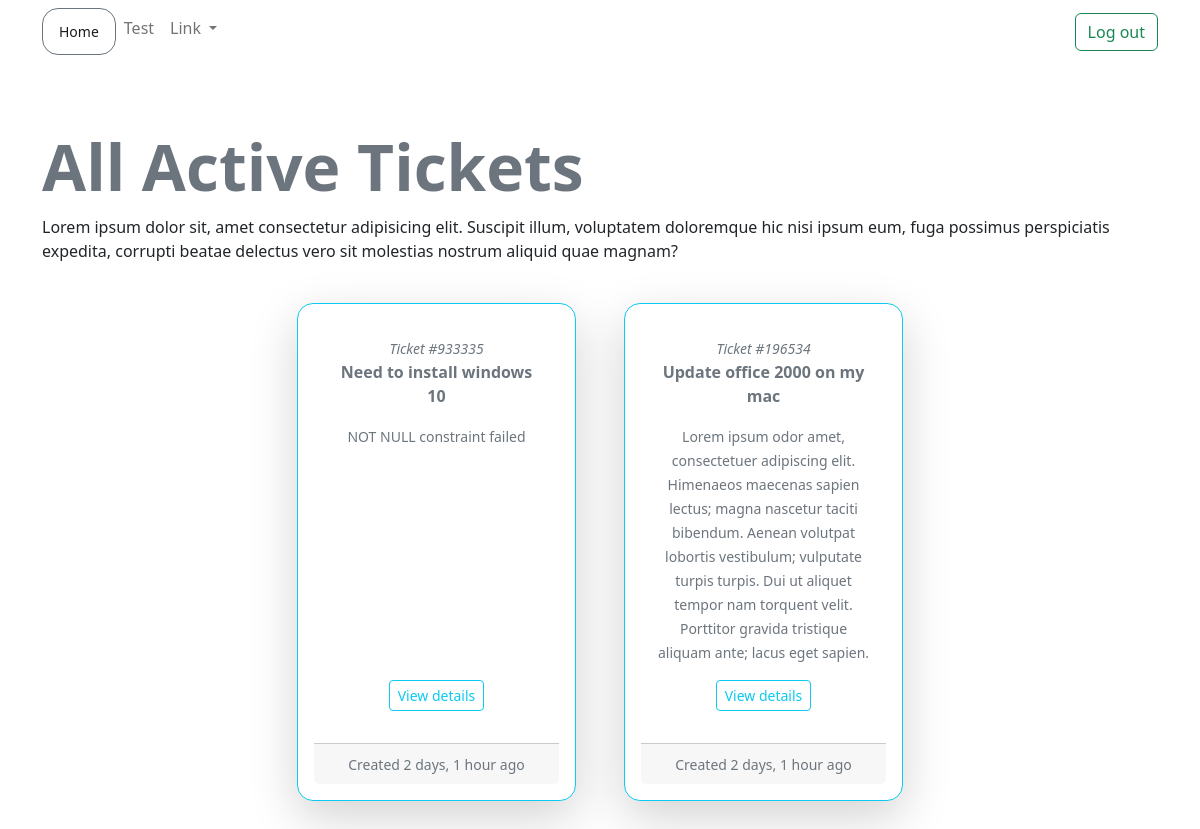
/ticket/all-active-tickets/, run on an earlier commit of the app's database.
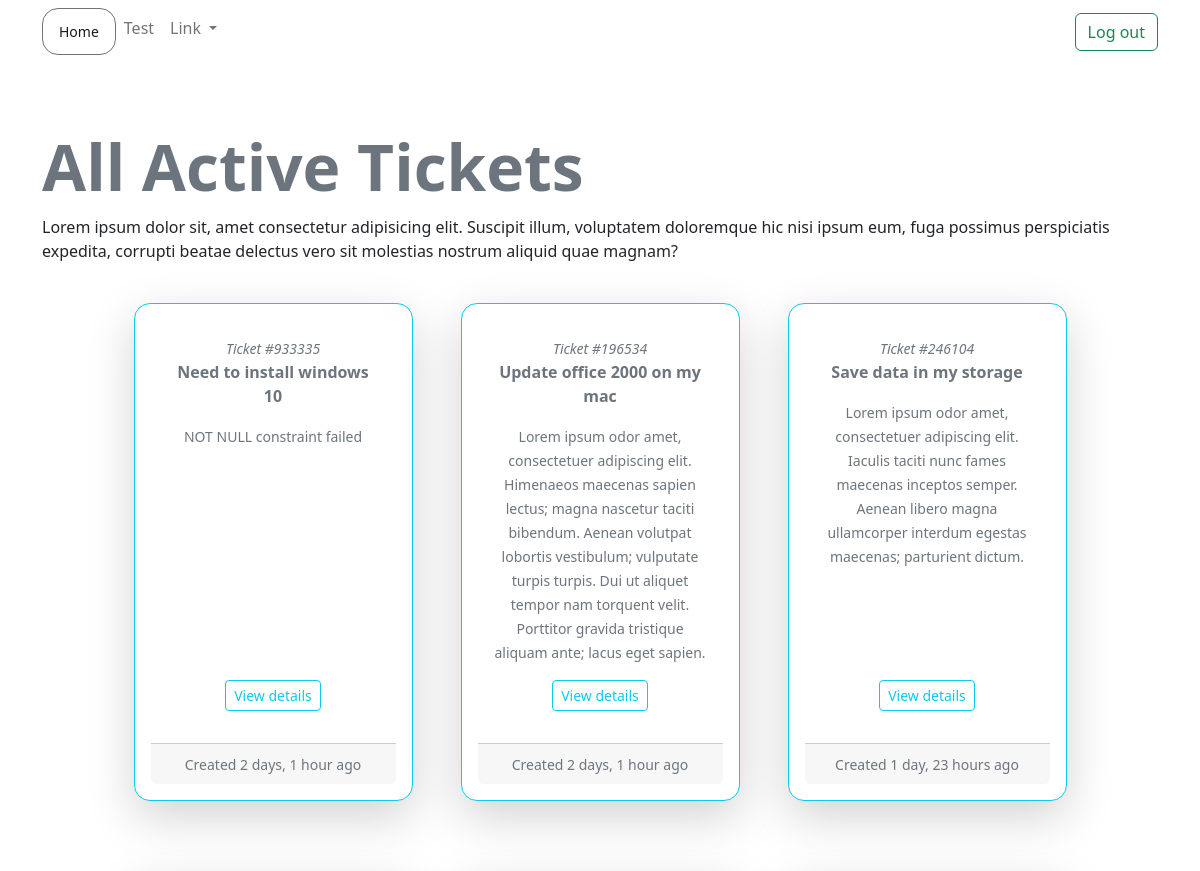
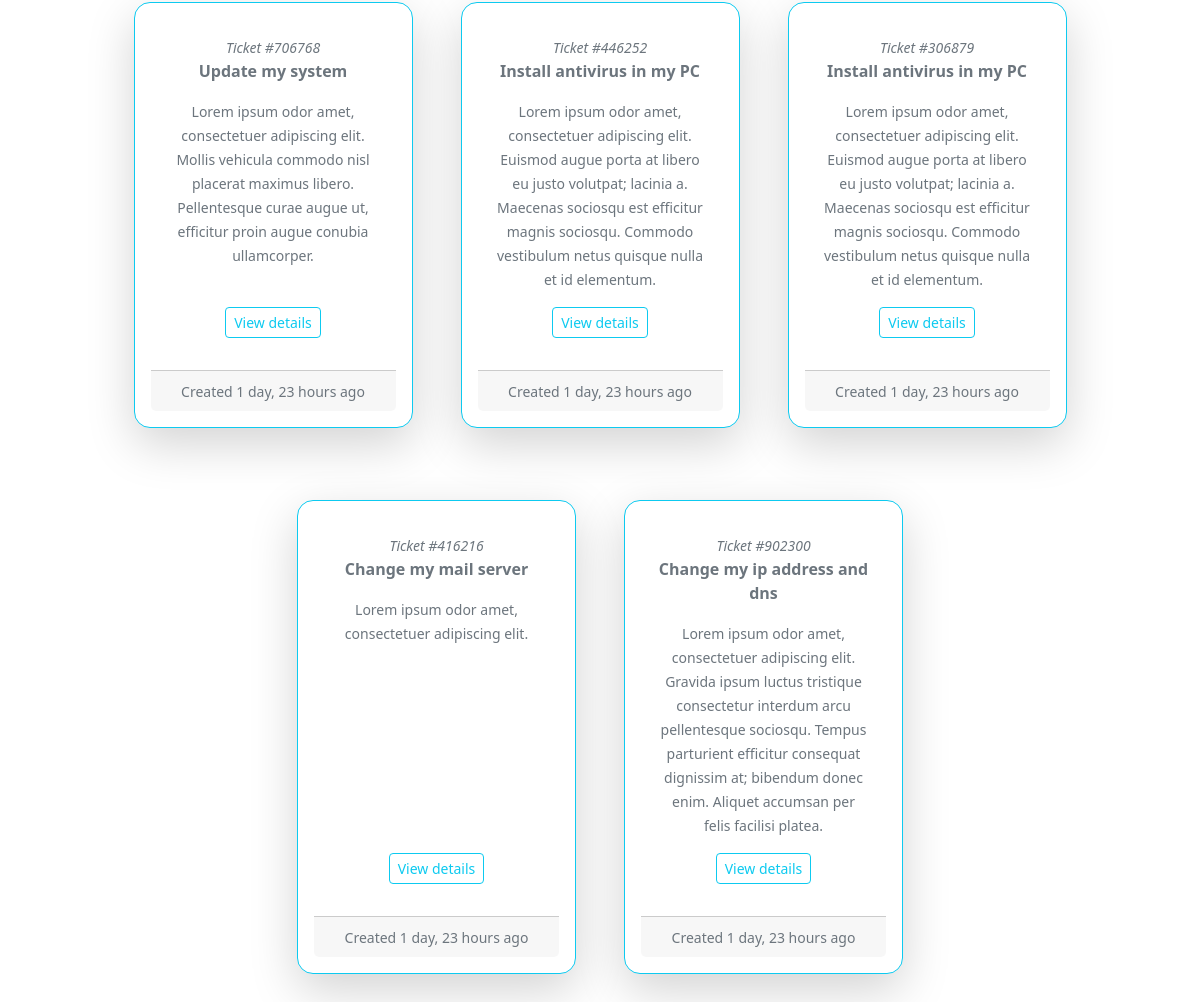
And on a later commit of the database (2 pictures, top to bottom).
### ticket/models.py (models this page shows)
class Ticket(models.Model):
    customer = models.ForeignKey(User, on_delete=models.CASCADE)
    engineer = models.ForeignKey(User, on_delete=models.DO_NOTHING, null=True, blank=True, related_name='engineer')
    ticket_id = models.CharField(max_length=15, unique=True)
    ticket_title = models.CharField(max_length=50)
    ticket_description = models.TextField()
    status = models.CharField(max_length=20, choices=(('Active', 'Active'),('Pending', 'Pending'), ('Resolved','Resolved')))
    created_on = models.DateTimeField(auto_now_add=True)
    last_modified = models.DateTimeField(auto_now=True)
    is_resolved = models.BooleanField(default=False)
    severity = models.CharField(max_length=5, choices=(('A', 'A'), ('B', 'B')), default='B')
    is_assigned_to_engineer = models.BooleanField(default=False)

### ticket/views.py (the view)
# urls.py: path('all-active-tickets/', views.all_active_tickets, name='all-active-tickets'),
def all_active_tickets(request):
    tickets = Ticket.objects.filter(is_resolved =  False)
    context = {'tickets': tickets}
    return render(request, 'ticket/all_active_tickets.html', context)

### templates/ticket/all_active_tickets.html (shortened to what this page needs)
{% extends 'base.html'%} {% load humanize %} {% block content%}
<h1 class="display-3 fw-bold lh-1 mb-3 text-secondary">All Active Tickets</h1>
<p>
    Lorem ipsum dolor sit, amet consectetur adipisicing elit. Suscipit illum,
    voluptatem doloremque hic nisi ipsum eum, fuga possimus perspiciatis
    expedita, corrupti beatae delectus vero sit molestias nostrum aliquid quae
    magnam?
</p>
<div class="d-flex flex-wrap justify-content-center">
    {% for ticket in tickets %}
    <div
        class="card border-info rounded-4 text-center w-25 p-1 m-4 shadow-lg p-3 mb-5 bg-white rounded"
    >
        <div class="card-body">
            <p class="card-text text-muted">
                <small> <i>Ticket #{{ticket.ticket_id}} </small></i>
                <br />
                <b> {{ticket.ticket_title}} </b>
            </p>
            <p class="card-text text-muted">
                <small> {{ticket.ticket_description}} </small>
            </p>
        </div>
        <div class="mb-2">
            <a
                href="{% url 'ticket-details' ticket.ticket_id %}"
                class="btn btn-outline-info btn-sm"
                >View details</a
            >
        </div>
        <br />
        <div class="card-footer text-muted">
            <small> Created {{ticket.created_on|naturaltime}} </small>
        </div>
    </div>
    {% endfor %}
</div>
{%endblock content%}

What changed in the data, as far as the page shows it:
added Ticket: ticket_id "246104", ticket_title "Save data in my storage", ticket_description "Lorem ipsum odor amet, consectetuer adipiscing elit. Iaculis taciti nunc fames maecenas inceptos semper. Aenean libero magna ullamcorper interdum egestas maecenas; parturient dictum.", created_on "1 day, 23 hours ago"
added Ticket: ticket_id "706768", ticket_title "Update my system", ticket_description "Lorem ipsum odor amet, consectetuer adipiscing elit. Mollis vehicula commodo nisl placerat maximus libero. Pellentesque curae augue ut, efficitur proin augue conubia ullamcorper.", created_on "1 day, 23 hours ago"
added Ticket: ticket_id "446252", ticket_title "Install antivirus in my PC", ticket_description "Lorem ipsum odor amet, consectetuer adipiscing elit. Euismod augue porta at libero eu justo volutpat; lacinia a. Maecenas sociosqu est efficitur magnis sociosqu. Commodo vestibulum netus quisque nulla et id elementum.", created_on "1 day, 23 hours ago"
added Ticket: ticket_id "306879", ticket_title "Install antivirus in my PC", ticket_description "Lorem ipsum odor amet, consectetuer adipiscing elit. Euismod augue porta at libero eu justo volutpat; lacinia a. Maecenas sociosqu est efficitur magnis sociosqu. Commodo vestibulum netus quisque nulla et id elementum.", created_on "1 day, 23 hours ago"
added Ticket: ticket_id "416216", ticket_title "Change my mail server", ticket_description "Lorem ipsum odor amet, consectetuer adipiscing elit.", created_on "1 day, 23 hours ago"
added Ticket: ticket_id "902300", ticket_title "Change my ip address and dns", ticket_description "Lorem ipsum odor amet, consectetuer adipiscing elit. Gravida ipsum luctus tristique consectetur interdum arcu pellentesque sociosqu. Tempus parturient efficitur consequat dignissim at; bibendum donec enim. Aliquet accumsan per felis facilisi platea.", created_on "1 day, 23 hours ago"
